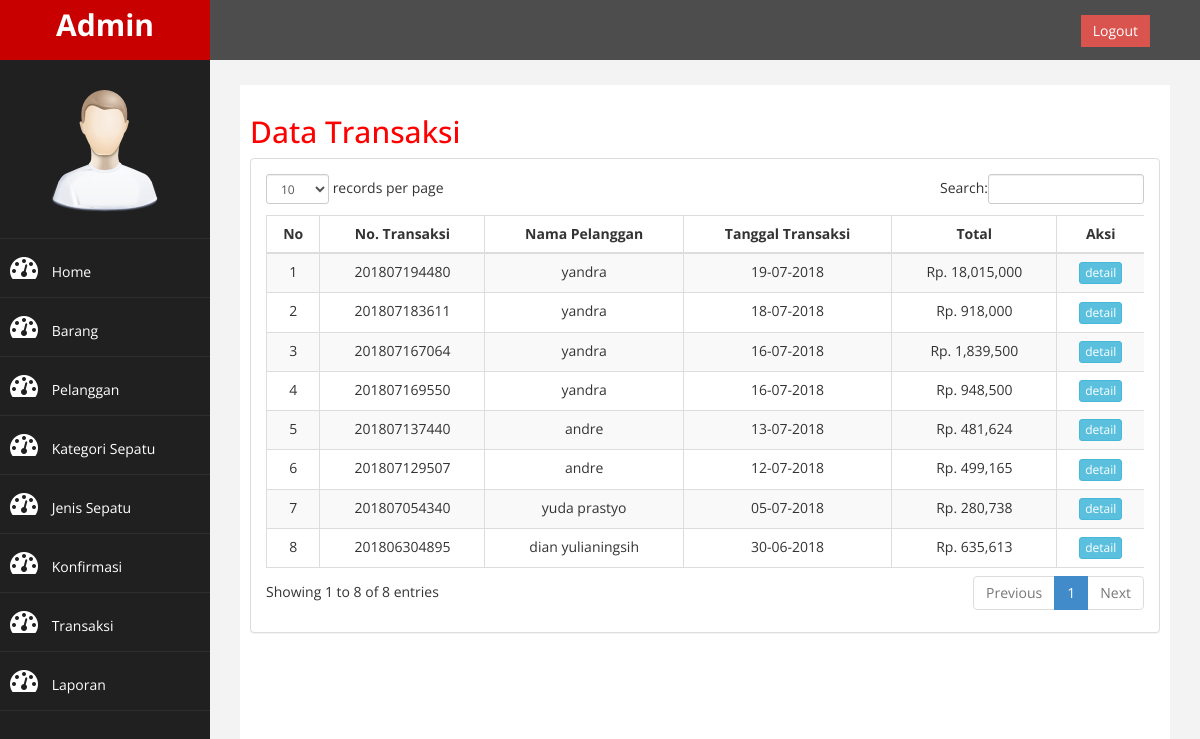
Page /admin/index.php?halaman=transaksi (signed in) on the committed database.
### tables this page shows
CREATE TABLE `transaksi` (
  `id_transaksi` varchar(14) NOT NULL,
  `id_pelanggan` varchar(12) NOT NULL,
  `tgl_transaksi` date NOT NULL,
  `subtotal` double NOT NULL,
  `nm_penerima` varchar(30) NOT NULL,
  `no_tlp` varchar(13) NOT NULL,
  `alamat_pengiriman` varchar(50) NOT NULL,
  `kota` varchar(30) NOT NULL,
  `kode_pos` int(5) NOT NULL,
  `provinsi` varchar(30) NOT NULL,
  `kurir` varchar(15) NOT NULL,
  `service` varchar(25) NOT NULL,
  `ongkir` double NOT NULL,
  `status` int(2) NOT NULL,
  `resi` varchar(15) NOT NULL,
  PRIMARY KEY (`id_transaksi`)
);

CREATE TABLE `pelanggan` (
  `id_pelanggan` varchar(12) NOT NULL,
  `nama_pelanggan` varchar(30) NOT NULL,
  `jenis_kelamin` enum('Laki-laki','Perempuan') NOT NULL,
  `tgl_lahir` date NOT NULL,
  `no_telepon` varchar(13) NOT NULL,
  `email` varchar(30) NOT NULL,
  `password` varchar(60) DEFAULT NULL,
  PRIMARY KEY (`id_pelanggan`)
);

### admin/transaksi.php (the view)
<h2> Data Transaksi </h2>
<div class="panel panel-default">
	<div class="panel-body">
		<div class="table-responsive">
			<table class="table table-bordered table-hover table-striped" id="dataTables-example">
				<thead>
					<tr>
						<th class="tengah">No</th>
						<th class="tengah">No. Transaksi</th>
						<th class="tengah">Nama Pelanggan</th>
						<th class="tengah">Tanggal Transaksi</th>
						<th class="tengah">Total</th>
						<th class="tengah">Aksi</th>
					</tr>
				</thead>
				<tbody>
					<?php $nomor = 1 ?>
					<?php $query = mysqli_query($con, "SELECT * FROM transaksi JOIN pelanggan ON transaksi.id_pelanggan = pelanggan.id_pelanggan ORDER BY tgl_transaksi DESC"); ?>
					<?php while ($ambil = mysqli_fetch_assoc($query)) { ?>
					<tr>
						<td class="tengah"><?php echo $nomor; ?></td>
						<td class="tengah"><?php echo $ambil['id_transaksi']; ?></td>
						<td class="tengah"><?php echo $ambil['nama_pelanggan']; ?></td>
						<td class="tengah"><?php echo date('d-m-Y',strtotime($ambil['tgl_transaksi'])); ?></td>
						<td class="tengah">Rp. <?php echo number_format($ambil['subtotal']); ?></td>
						<td class="tengah">
							<a href="index.php?halaman=detail&id=<?php echo $ambil['id_transaksi']; ?>" class="btn btn-info btn-xs">detail</a>
						</td>
					</tr>
					<?php $nomor++ ?>
					<?php } ?>
				</tbody>
			</table>
		</div>
 	</div>
</div>

### admin/assets/css/custom.css (style rules this page uses)
body { font-family: 'Open Sans', sans-serif; }
.tengah { text-align: center; }
h2 { color: #f00; }

### rows in the picture
transaksi: id_transaksi "201807194480", id_pelanggan.nama_pelanggan "yandra", tgl_transaksi "19-07-2018", subtotal "18,015,000"
transaksi: id_transaksi "201807183611", id_pelanggan.nama_pelanggan "yandra", tgl_transaksi "18-07-2018", subtotal "918,000"
transaksi: id_transaksi "201807167064", id_pelanggan.nama_pelanggan "yandra", tgl_transaksi "16-07-2018", subtotal "1,839,500"
transaksi: id_transaksi "201807169550", id_pelanggan.nama_pelanggan "yandra", tgl_transaksi "16-07-2018", subtotal "948,500"
transaksi: id_transaksi "201807137440", id_pelanggan.nama_pelanggan "andre", tgl_transaksi "13-07-2018", subtotal "481,624"
transaksi: id_transaksi "201807129507", id_pelanggan.nama_pelanggan "andre", tgl_transaksi "12-07-2018", subtotal "499,165"
transaksi: id_transaksi "201807054340", id_pelanggan.nama_pelanggan "yuda prastyo", tgl_transaksi "05-07-2018", subtotal "280,738"
transaksi: id_transaksi "201806304895", id_pelanggan.nama_pelanggan "dian yulianingsih", tgl_transaksi "30-06-2018", subtotal "635,613"
